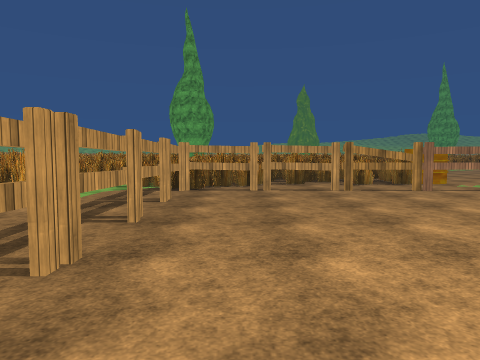
[1] (above)

24 first-person views from a walk through a Unity game level. The camera is 1.5 m above the floor, tilts 4° down and sees 70° across. The floor is counted in squares, 2 m on a side. Each view is taken from the middle of a square. On the plan, view 1 faces up. The plan holds only what a view shows up to about 11 squares ahead; the rest is blank. The place goes on beyond the plan. The player character is not drawn. Some animated figures are left out. Some surface patterns are stand-ins.

[2]
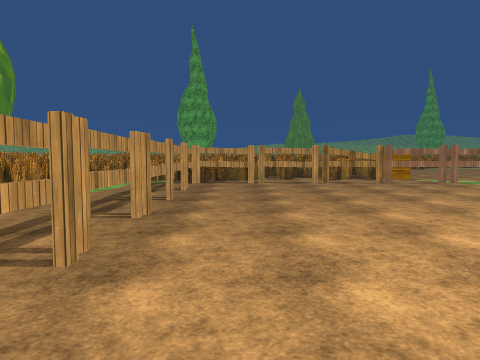

[3]
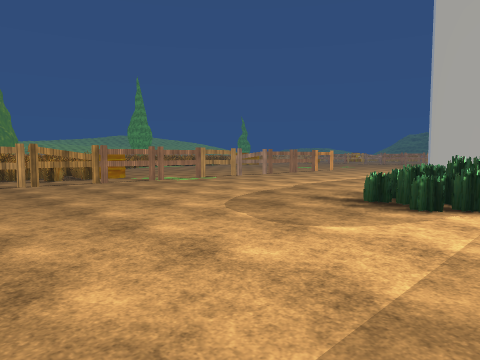

[4]
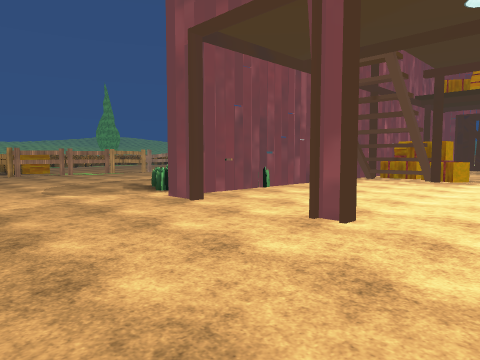

[5]
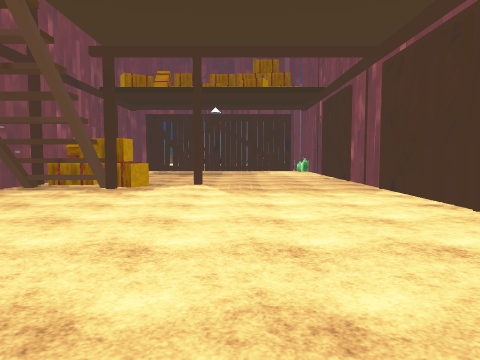

[6]
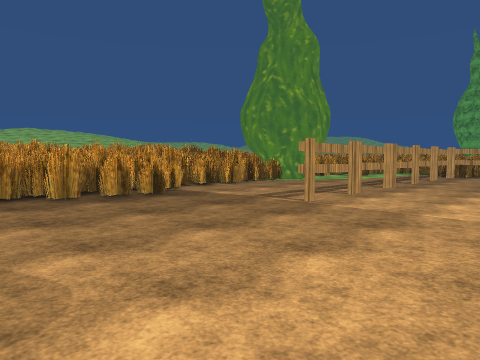

[7]
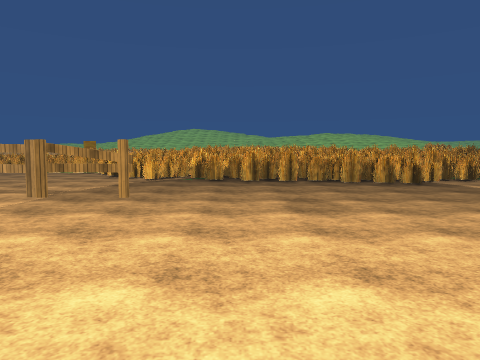

[8]
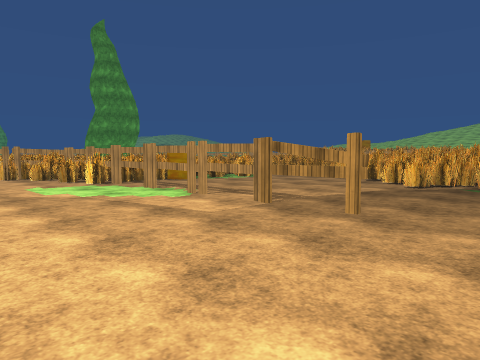

[9]
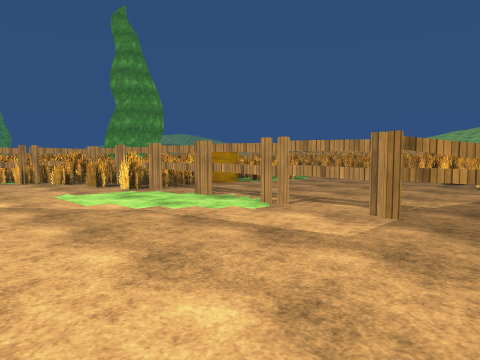

[10]
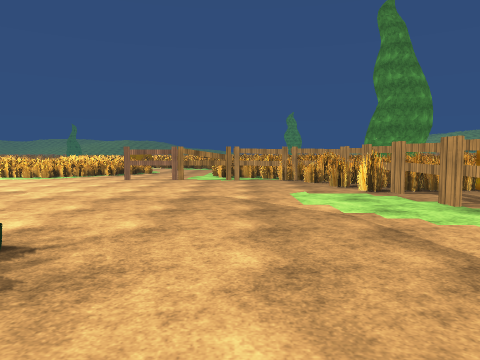

[11]
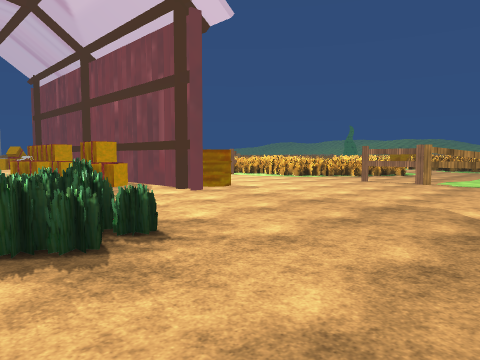

[12]
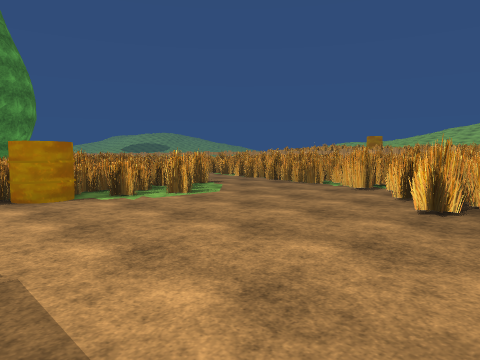

[13]
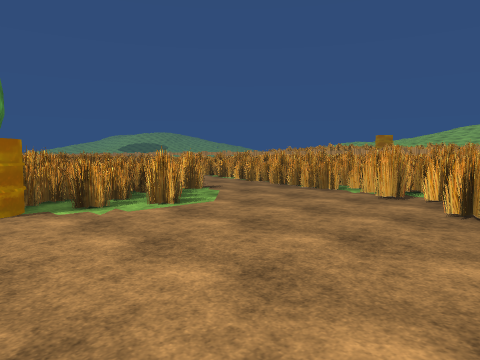

[14]
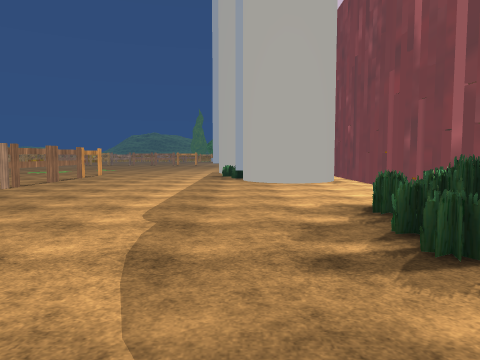

[15]
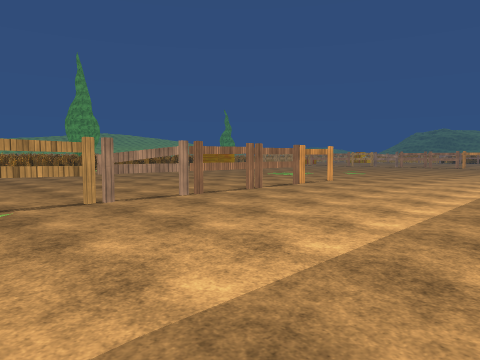

[16]
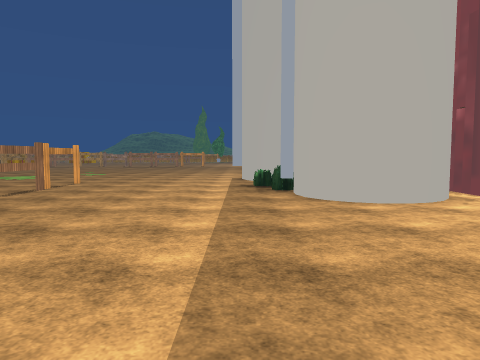

[17]
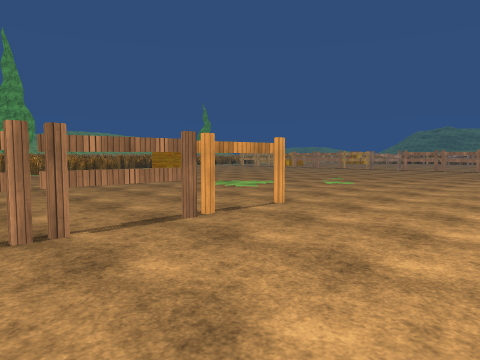

[18]
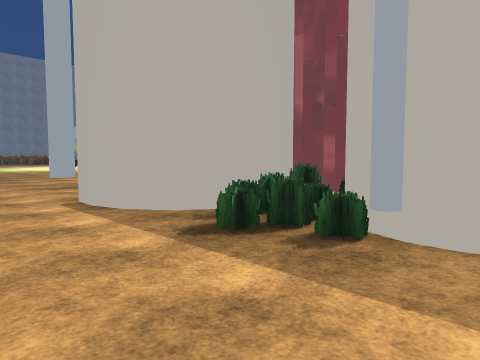

[19]
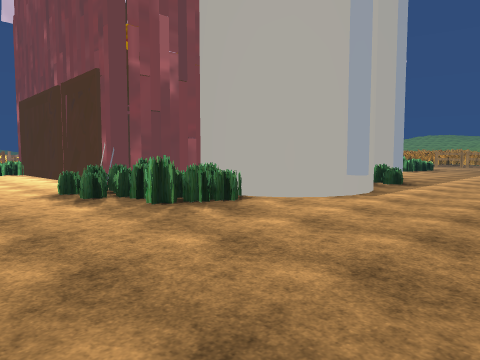

[20]
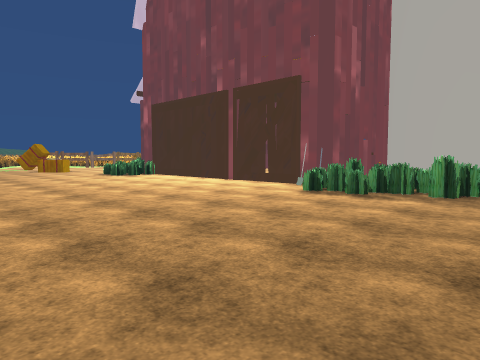

[21]
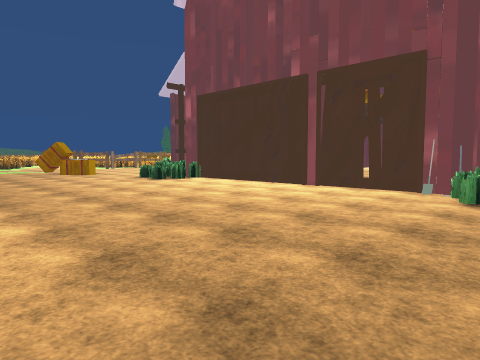

[22]
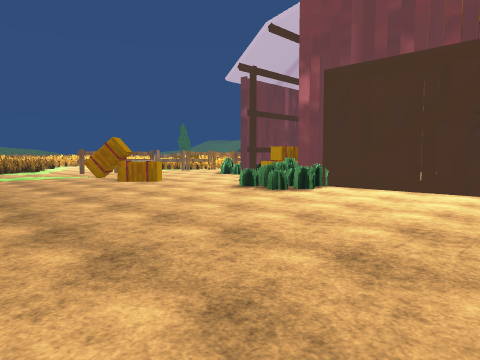

[23]
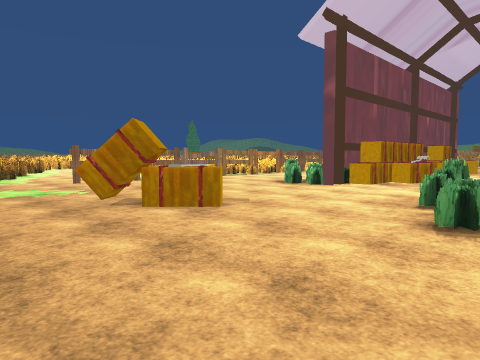

[24]
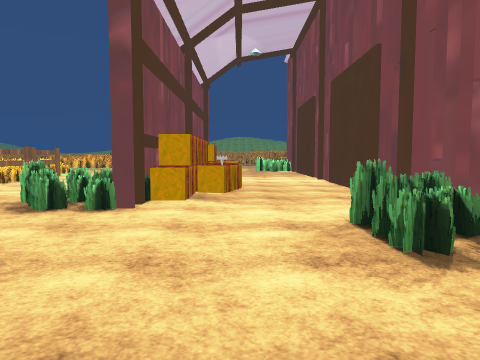

### Floor plan
Key: @ floor where view 1 was taken; # wall or solid block; x gap in a wall; . floor; = window, fence, low wall or low ledge; ^ raised ledge; B hay bale; F fence; A barn; O other object.
Columns run from 12 left of view 1 to 29 right of it. Each row starts with its distance up from view 1.
 10                ##BB...............
  9         #########B.................
  8         #.##FFFFFF.FFFFFF.FFF.......
  7        ##..F....F.F......F...........
  6        ##..F..........................
  5        #...F..........................
  4         ...F..........................
  3        OO..F..................#A..........
  2       #OO..F..............#..## #.........
  1       ##...F.............### #  #=........
  0       ###..F@............#   #  #.........
 -1        #...F......=###....x    ###=.......
 -2        ##........##..####BB####  #OO......
 -3        ##...............^BB      #........
 -4         #...............BB       #.......
 -5         #........#..........     #........
 -6        ##................#..     #........
 -7        ##...................     #........
 -8        #....................     #........
 -9       ##...F....  ..........     #.......
-10      ###...F.....##  #############.......
-11    ####....F.....        ................
-12   ###......F......       ................
-13   ##.......F......... B  ..OB............
-14   #........F.........BOB   BBBB....BB...
-15   #........F.......#####     ###....BB..
-16   #...=#BB##........B         ..........
-17  ##.####B##F.........        ..... .....
-18 ###.#########........        .     ....
-19  =. ##    ###.........            ....
-20      #     #FFFFFF....   #F     OOFF..

Positions as (right, up) in squares from view 1, and headings:
1: (0, 0), facing up
2: (0, -2), facing up
3: (0, -2), facing up-right
4: (1, -7), facing up-right
5: (4, -7), facing right
6: (2, -6), facing up-left
7: (5, -7), facing left
8: (3, -7), facing down-left
9: (3, -9), facing down-left
10: (2, -9), facing down
11: (1, -10), facing down-right
12: (-2, -10), facing down-left
13: (-3, -11), facing down-left
14: (3, 2), facing right
15: (7, 2), facing up-right
16: (7, 3), facing right
17: (12, 4), facing up-right
18: (13, 5), facing down-right
19: (25, 6), facing down-left
20: (29, 3), facing down-left
21: (29, 0), facing down-left
22: (29, -5), facing down-left
23: (27, -10), facing down-left
24: (24, -13), facing left
